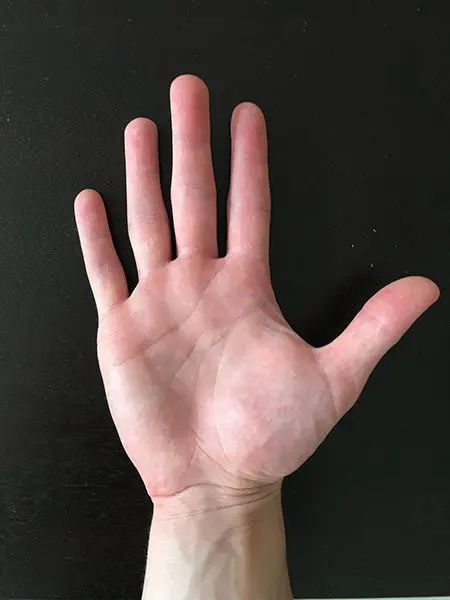
#> input picture images/hand.png, 450 x 600 px, found by its file name
$ python find_countours.py
#> lines starting #> are read from the running program, lines starting #| are printed output that depends on the picture; after the words box and inside, x2 and y2 are one past the last pixel; in counts of white or black regions, pixels touching at a corner belong together
import cv2
import numpy as np

image = cv2.imread("images/hand.png")
#> image is the input picture: shape (600, 450, 3); mean B, G, R 67.1, 71, 84.7

if image is not None:
    gray = cv2.cvtColor(image, cv2.COLOR_BGR2GRAY)
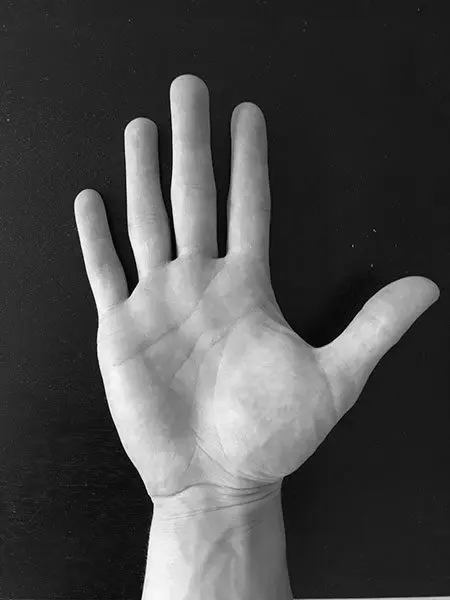
#> gray: shape (600, 450); min 0, max 255, mean 74.7
    gray = cv2.GaussianBlur(gray, (5, 5), 0)

    _, thresh = cv2.threshold(gray, 45, 255, cv2.THRESH_BINARY)
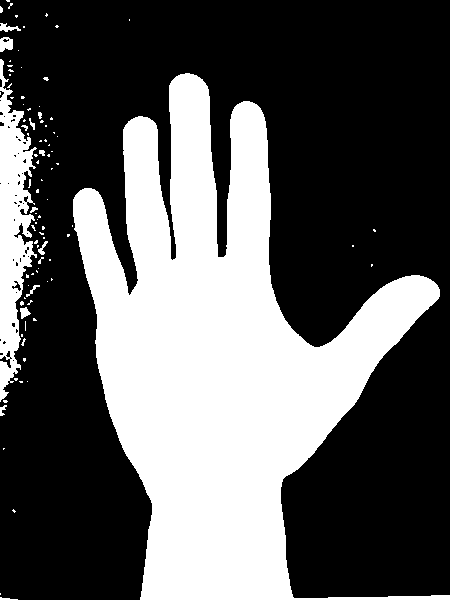
#> thresh: shape (600, 450); 36.2% white; 95 white regions (81 under 20 px), largest, box (x1, y1, x2, y2) and area: (73, 73, 450, 600) 89983, (0, 59, 37, 402) 6630, (0, 37, 13, 52) 148
    kernel = np.ones((3, 3), np.uint8)
    thresh = cv2.erode(thresh, kernel, iterations=2)
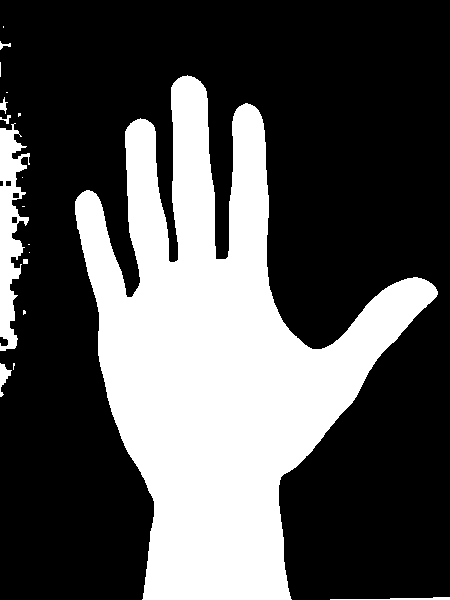
#> thresh: shape (600, 450); 32.7% white; 18 white regions (10 under 20 px), largest, box (x1, y1, x2, y2) and area: (75, 75, 438, 600) 84072, (0, 123, 30, 351) 3661, (330, 597, 450, 600) 197
    thresh = cv2.dilate(thresh, kernel, iterations=2)
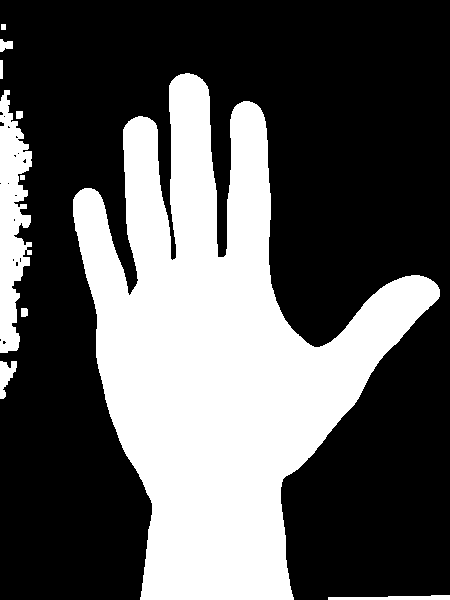
#> thresh: shape (600, 450); 35.6% white; 10 white regions

    contours, hierarchy = cv2.findContours(
        thresh.copy(), cv2.RETR_EXTERNAL, cv2.CHAIN_APPROX_SIMPLE
    )
#> contours = 10 contours, 1 with area under 20; largest, box (x1, y1, x2, y2) and area: (73, 73, 440, 600) 88312, (0, 90, 32, 353) 5044, (328, 595, 450, 600) 322, (0, 361, 17, 399) 312, (0, 39, 13, 52) 94

#> (the run stopped early here; a loop or call above may not have finished)

$ run again, with images/image.png copied over images/hand.png
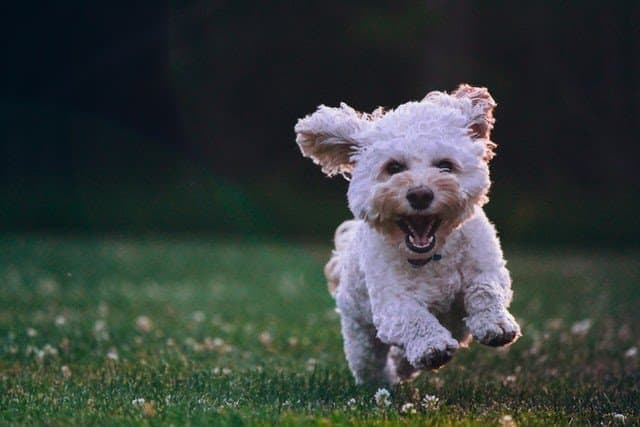
#> input picture images/image.png, 640 x 427 px, found by its file name
#> image is the input picture: shape (427, 640, 3); mean B, G, R 59.6, 63.1, 55.2
#> `_, thresh = cv2.threshold(gray, 45, 255, cv2.THRESH_BINARY)`:
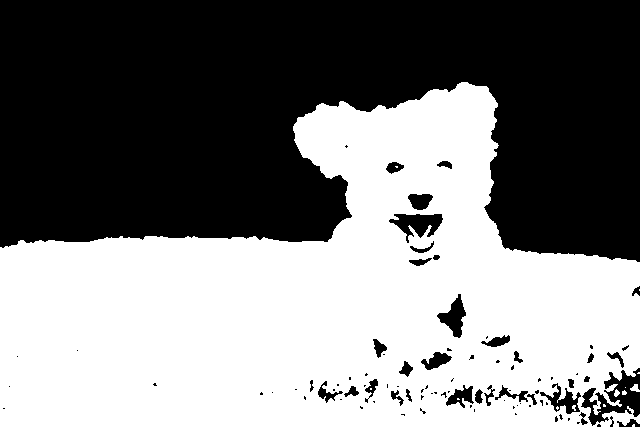
#> thresh: shape (427, 640); 49.5% white; 14 white regions (11 under 20 px), largest, box (x1, y1, x2, y2) and area: (0, 82, 640, 427) 135023, (630, 384, 640, 392) 49, (614, 389, 620, 397) 30
#> `thresh = cv2.dilate(thresh, kernel, iterations=2)`:
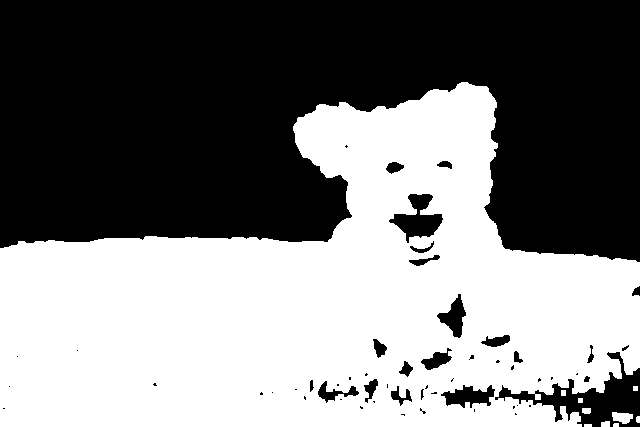
#> thresh: shape (427, 640); 48.9% white; 10 white regions
#> contours = 10 contours, 5 with area under 20; largest, box (x1, y1, x2, y2) and area: (0, 82, 640, 427) 136674, (612, 412, 633, 424) 154, (582, 408, 591, 414) 38, (601, 421, 610, 427) 36, (561, 390, 566, 396) 20

$ run again, with images/nature.png copied over images/hand.png
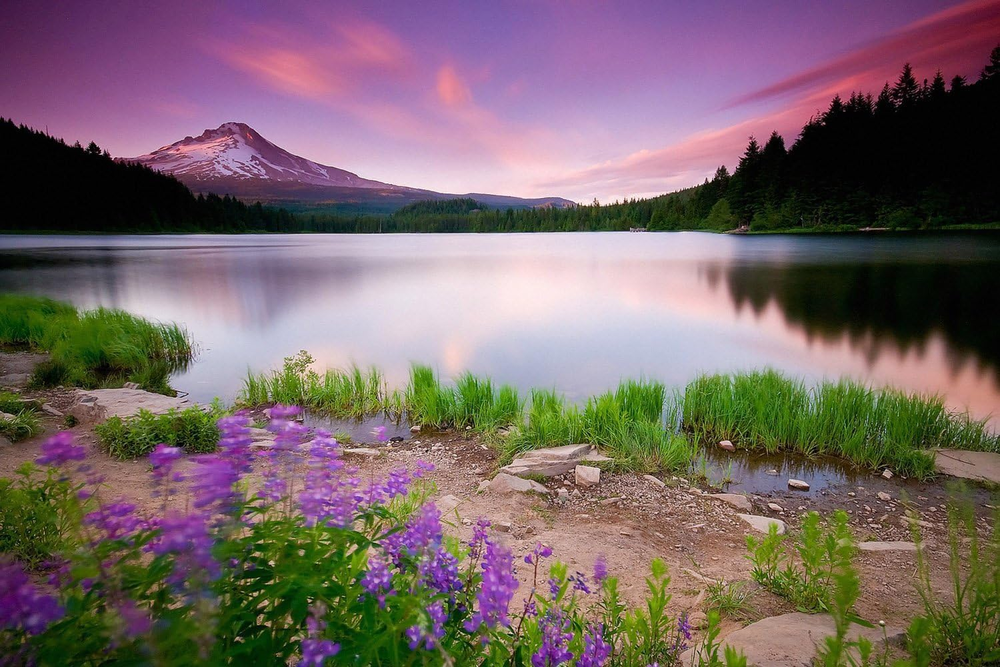
#> input picture images/nature.png, 1000 x 667 px, shrunk from 1500 x 1000 before the run, found by its file name
#> image is the input picture: shape (667, 1000, 3); mean B, G, R 103.6, 102.7, 120
#> `gray = cv2.cvtColor(image, cv2.COLOR_BGR2GRAY)`:
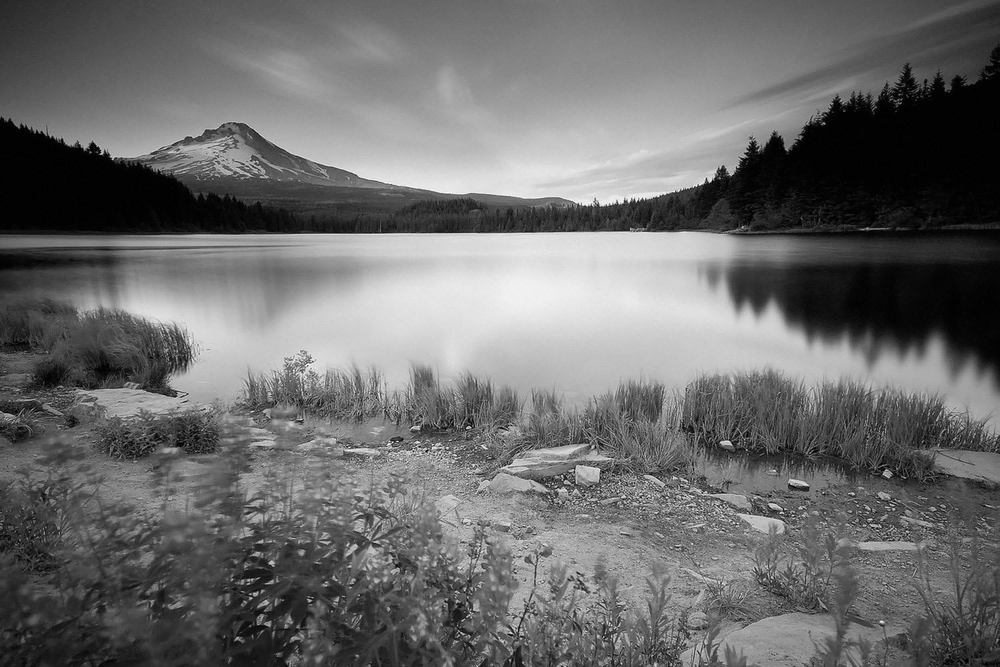
#> gray: shape (667, 1000); min 0, max 252, mean 108
#> `thresh = cv2.dilate(thresh, kernel, iterations=2)`:
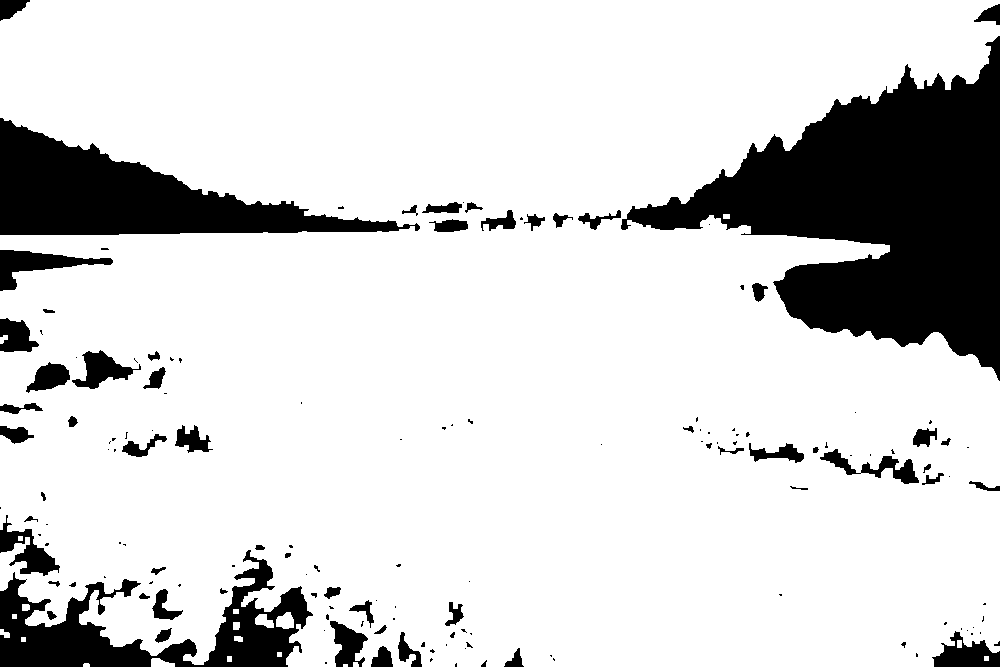
#> thresh: shape (667, 1000); 83.4% white; 150 black regions (87 under 20 px)
#> contours = 21 contours, 8 with area under 20; largest, box (x1, y1, x2, y2) and area: (0, 0, 1000, 667) 560856, (276, 612, 294, 629) 207, (255, 614, 274, 628) 151, (151, 658, 175, 667) 129, (0, 629, 10, 638) 42
